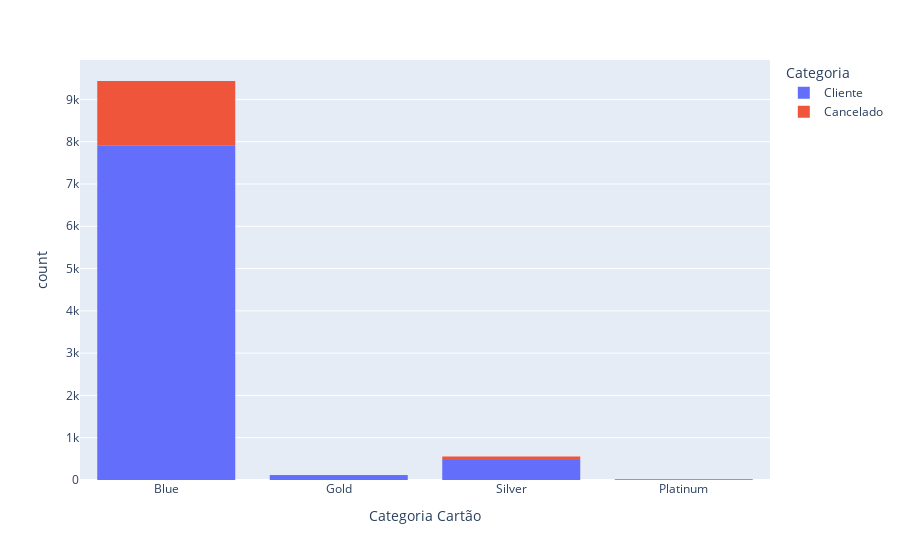

Notebook code for this chart:
### Code cell
clients_fig = px.histogram(clients, x=clients['Categoria Cartão'], color=clients['Categoria'])
clients_fig.show()

### Figure 1 — Plotly figure (JSON) as saved in the notebook; plotly's stock layout.template omitted (floating-point values rounded to 4 significant figures; data arrays with more than 128 entries replaced by an {"elided": "..."} marker saying what was removed)
{"data": [{"alignmentgroup": "True", "bingroup": "x", "hovertemplate": "Categoria=Cliente<br>Categoria Cartão=%{x}<br>count=%{y}<extra></extra>", "legendgroup": "Cliente", "marker": {"color": "#636efa", "pattern": {"shape": ""}}, "name": "Cliente", "offsetgroup": "Cliente", "orientation": "v", "showlegend": true, "type": "histogram", "x": {"elided": "8499 str values"}, "xaxis": "x", "yaxis": "y"}, {"alignmentgroup": "True", "bingroup": "x", "hovertemplate": "Categoria=Cancelado<br>Categoria Cartão=%{x}<br>count=%{y}<extra></extra>", "legendgroup": "Cancelado", "marker": {"color": "#EF553B", "pattern": {"shape": ""}}, "name": "Cancelado", "offsetgroup": "Cancelado", "orientation": "v", "showlegend": true, "type": "histogram", "x": {"elided": "1627 str values"}, "xaxis": "x", "yaxis": "y"}], "layout": {"barmode": "relative", "legend": {"title": {"text": "Categoria"}, "tracegroupgap": 0}, "margin": {"t": 60}, "xaxis": {"anchor": "y", "domain": [0, 1], "title": {"text": "Categoria Cartão"}}, "yaxis": {"anchor": "x", "domain": [0, 1], "title": {"text": "count"}}}}
